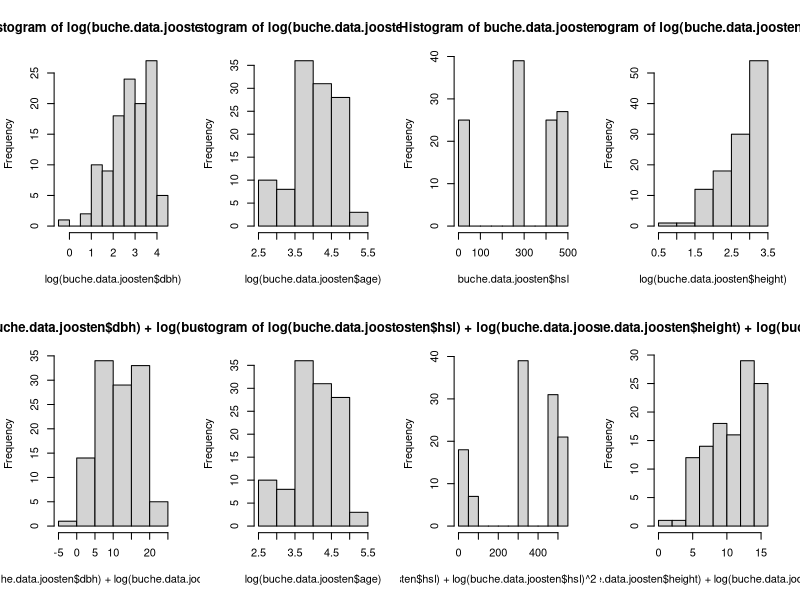
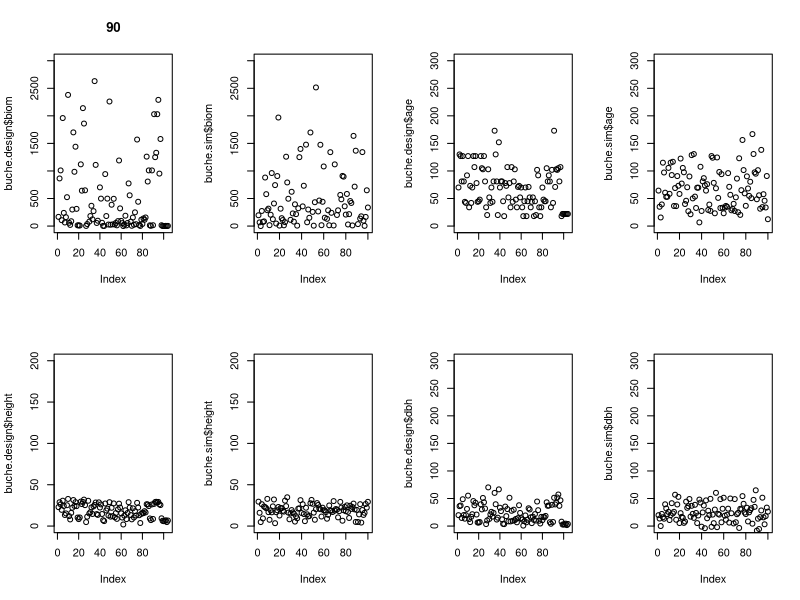
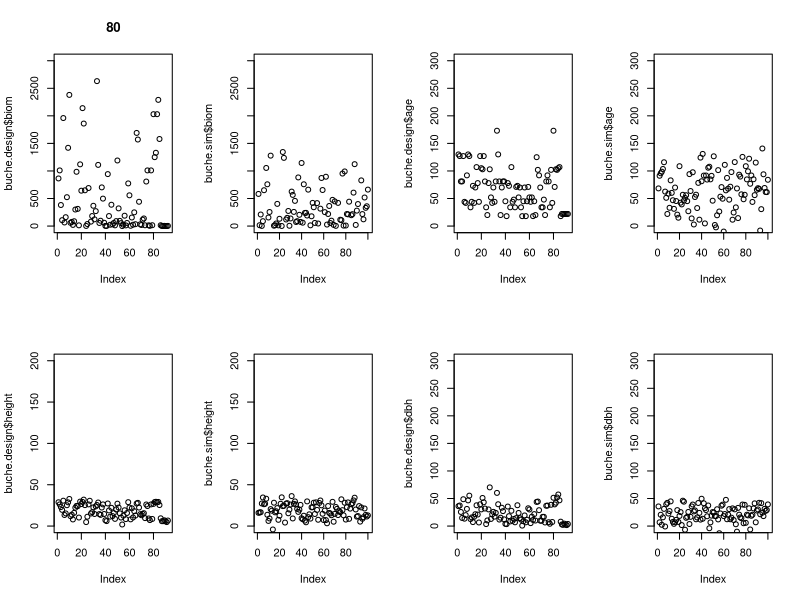
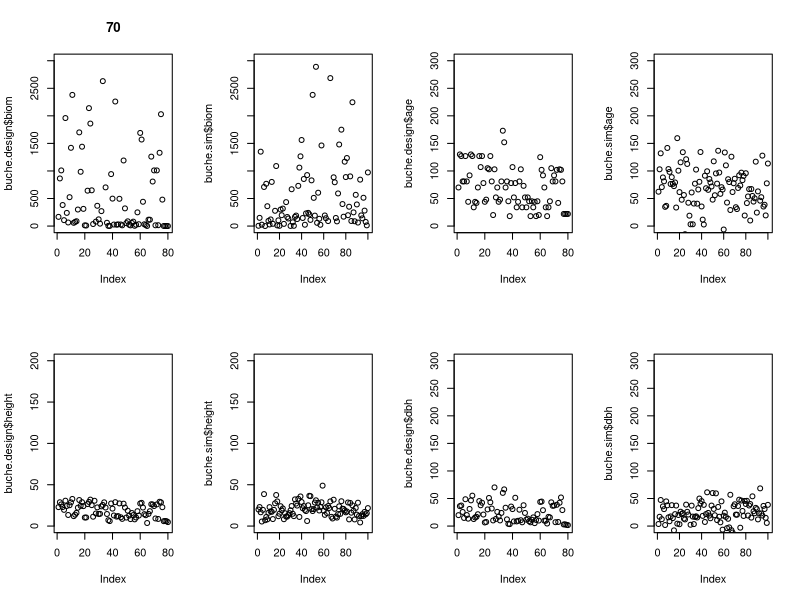
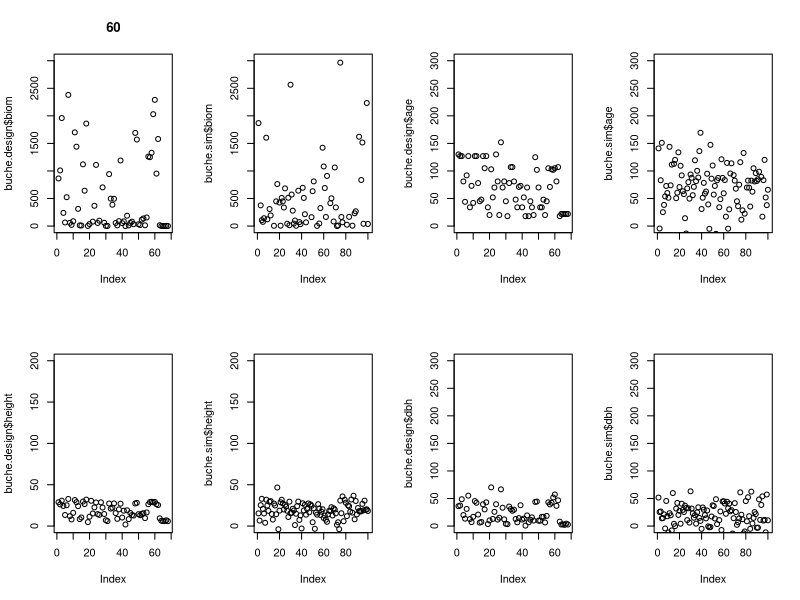

Write the R code that produced these figures, in order.
# Setzen des Working Directory
# setwd("~/Documents/Master Data Science/Statistische Verfahren/Projekt/Statistische-Verfahren--Projekt-4.1-Buche/Aufgabenstellung")
# Laden der Daten aus CSV
buche.data = read.csv("buche.csv", sep=",")
head(buche.data)
# Seed fuer den Random Number Generator
set.seed(0)

# Aufteilen des Datensatzes in Teildatensaetze jedes einzelogen Autors
buche.data.joosten = subset(buche.data, buche.data[,1] == "Joosten")

## Best subset selection
# 1. maximales Modell festlegen
# 2. alle Teilmodelle sind Kandidatenmodelle
# 3. Entscheidung basierend auf Mallow's Cp
# 4. Schaetzer fuer SPSE = Cp * sigma2.max + n* sigma2.max

## leaps
require("leaps")

# joosten
buche.bss.joosten = regsubsets(log(biom)~1+ I(log(dbh))+I(log(dbh)^2)+I(log(age))+I(log(age)^2)+I(log(height))+I(log(height)^2)+hsl+I(hsl^2)+I(log(hsl))+I(log(hsl)^2), data = buche.data.joosten, nbest = 3) ## nbest = 3, jeweils die drei besten Modelle gleicher Parameterzahl
# summary(buche.bss.joosten)

summary(buche.bss.joosten)$cp
summary(buche.bss.joosten)$which[22,] # Modell 22 liefert betragsmaessig besten CP-Wert (8.344969)

m.joosten = lm(log(biom)~1+ I(log(dbh))+I(log(dbh)^2)+I(log(age))+I(log(height))+I(log(height)^2)+hsl+I(log(hsl))+I(log(hsl)^2), data = buche.data.joosten)

## Simulation
# Genutzter Datensatz und Anzal der Outputs fuer Kreuzvalidierung
buche.data.used = buche.data.joosten

# Anzahl der Beobachtungen fuer den gewaehlten Datensatz
numberObs = nrow(buche.data.used)

cross.length.out = numberObs

# Initialisierung
SPSE = rep(0,4)
SPSE.theo = rep(0,4)
n = 100
reps = 1 

## Kreuzalidierung
index = rep(1:10, length.out = cross.length.out)

par(mfrow = c(2,4))
hist(log(buche.data.joosten$dbh))
hist(log(buche.data.joosten$age))
hist(buche.data.joosten$hsl)
hist(log(buche.data.joosten$height))
hist(log(buche.data.joosten$dbh) + log(buche.data.joosten$dbh)^2)
hist(log(buche.data.joosten$age))
hist(log(buche.data.joosten$hsl) + log(buche.data.joosten$hsl)^2 + buche.data.joosten$hsl)
hist(log(buche.data.joosten$height) + log(buche.data.joosten$height)^2)


for(m in 1:4){
  for(j in 1:reps){
    index = sample(index)
    i = c(1:(m))
    ## Zerlegung
    buche.test= buche.data.used[index %in% i,]
    buche.design= buche.data.used[!(index %in% i),]
    
    ## Simulation
    biom.mean = mean(buche.design$biom)
    biom.sd = sd(buche.design$biom)
    #biom.sim = rnorm(n, mean = biom.mean, sd = biom.sd)
    
    age.mean = mean(buche.design$age)
    age.sd = sd(buche.design$age)
    age.sim = rnorm(n, mean = age.mean, sd = age.sd)
    
    dbh.mean = mean(buche.design$dbh)
    dbh.sd = sd(buche.design$dbh)
    dbh.sim = rnorm(n, mean = dbh.mean, sd = dbh.sd)
    
    height.mean = mean(buche.design$height)
    height.sd = sd(buche.design$height)
    height.sim = rnorm(n, mean = height.mean, sd = height.sd)
    
    hsl.mean = mean(buche.design$hsl)
    hsl.sd = sd(buche.design$hsl)
    hsl.sim = rnorm(n, mean = hsl.mean, sd = hsl.sd)
    
    m.joosten.design = lm(log(biom)~1+ I(log(dbh))+I(log(dbh)^2)+I(log(age))+I(log(height))+I(log(height)^2)+hsl+I(log(hsl))+I(log(hsl)^2), data = buche.design)
    buche.sim.temp = data.frame(age = age.sim, dbh = dbh.sim, height = height.sim, hsl = hsl.sim)
    biom.sim = exp(predict(m.joosten.design, newdata=buche.sim.temp))
    
    buche.sim = data.frame(hsl = hsl.sim, age = age.sim, dbh = dbh.sim, height = height.sim, biom = biom.sim)
    
    #(buche.sim)
    #plot(buche.design)
    #plot(buche.data.used)
    plot(buche.design$biom, ylim=c(0,3000), main = 100 - m*10)
    plot(buche.sim$biom, ylim=c(0,3000))
    plot(buche.design$age, ylim=c(0,300))
    plot(buche.sim$age, ylim=c(0,300))
    plot(buche.design$height, ylim=c(0,200))
    plot(buche.sim$height, ylim=c(0,200))
    plot(buche.design$dbh, ylim=c(0,300))
    plot(buche.sim$dbh, ylim=c(0,300))
    
    
    # Muessen die simulierten Biomassedaten nicht zu den Parametern passen? Wie wird das erreicht?
    # Wie bekommen wir Simulierte Parameter zu den simulierten Biomassedaten?
    # In einer Loesung von vorherigen Studenten wurden einfach zufaellig Daten aus der Designmatrix mit den simulierten Biomassedaten verknuepft. Wieso ist das zielfuehrend?
    
    ## Parameterschaetzung
    #TODO: verwenden der Simulationsdaten fuer die Berechunung der Parameter
    m.joosten = lm(log(biom)~1+ I(log(dbh))+I(log(dbh)^2)+I(log(age))+I(log(height))+I(log(height)^2)+hsl+I(log(hsl))+I(log(hsl)^2), data = buche.sim)
   
    ## Prognosefehler
    
    ## Erwarteter SPSE
    SPSE[m] = SPSE[m] + sum((log(buche.test$biom)-predict(m.joosten, newdata=buche.test))^2)
    
    ## Theoretischer SPSE
    # SPSE = n*sd^2 + (bias ist NULL, da Zufallszahlen Erwartungstreu) + |M|*sd^2
    numberObs.sim = nrow(buche.design)  # Anzahl der Beobachtungen fuer den gewaehlten Datensatz
    SPSE.theo[m] = SPSE.theo[m] + n*biom.sd^2 + numberObs.sim*biom.sd^2 
    
  }
  SPSE[m] = SPSE[m]/reps
  SPSE.theo[m] = SPSE.theo[m]/reps
}

## Schaetzung auf Grund von RSS
#m.joosten = lm(log(biom)~1+ I(log(dbh))+I(log(dbh)^2)+I(log(age))+I(log(height))+I(log(height)^2)+hsl+I(log(hsl))+I(log(hsl)^2), data = buche.test)

#RSS = sum(residuals(m.joosten)^2)


#summary(m.joosten)
#sigma2.max = RSS/(cross.length.out-9) # Wie wird sigma2.max berechnet? woher kam bei aufgabe 8 die -19? Number of coefficients in max model?

#SPSE1 = RSS + 2*sigma2.max*length(coef(m.joosten))

#c(SPSE1 ,SPSE2 ,SPSE3 ,SPSE4)

## Best subset selection
# 1. maximales Modell festlegen
# 2. alle Teilmodelle sind Kandidatenmodelle
# 3. Entscheidung basierend auf Mallow's Cp
# 4. Schaetzer fuer SPSE = Cp * sigma2.max + n* sigma2.max

## leaps
#require("leaps")

#buche.bss = regsubsets(log(biom)~1+ I(log(dbh))+I(log(dbh)^2)+I(log(height))+I(log(height)^2)+I(log(age))+hsl, data = buche.data.used, nbest = 3) ## nbest = 3, jeweils die drei besten Modelle gleicher Parameterzahl
#summary(buche.bss)


#summary(buche.bss)$cp
#par(mar=c(0, 0, 1600, 16))
#plot(summary(buche.bss)$cp)

#summary(buche.bss)$cp*sigma2.max + cross.length.out* sigma2.max
